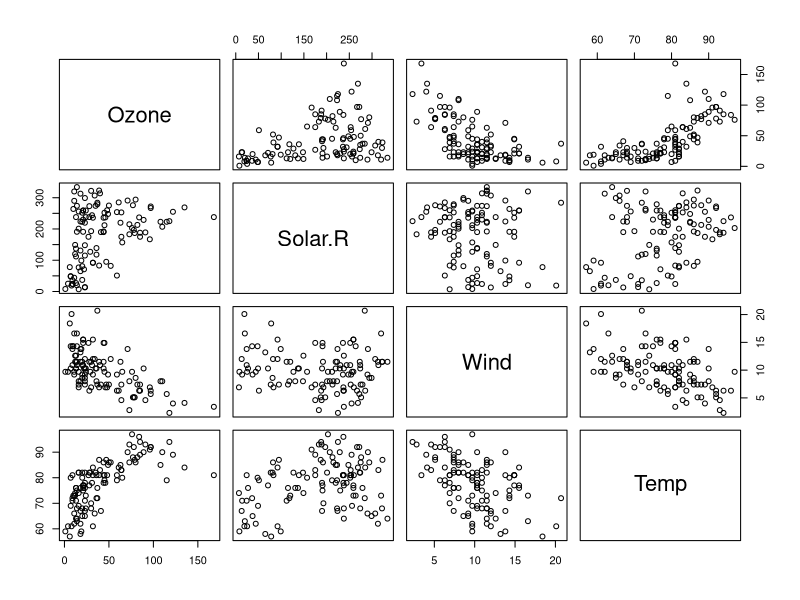
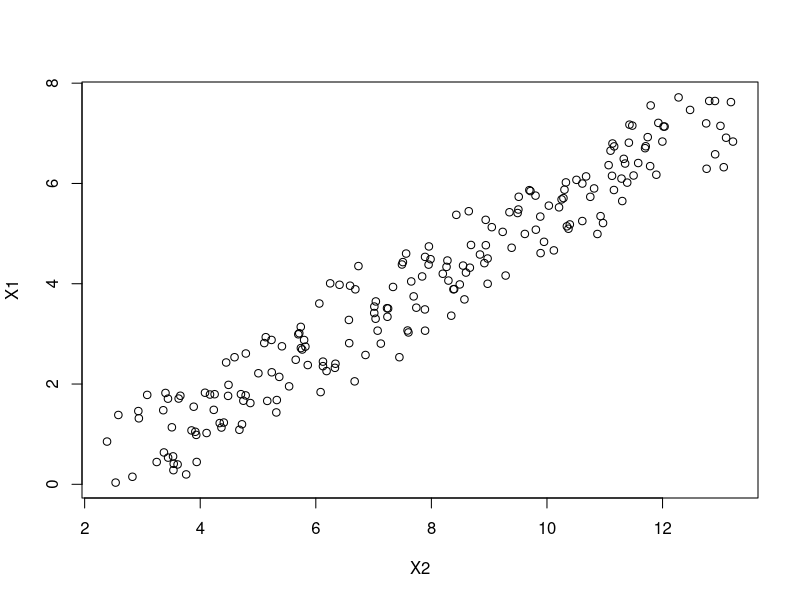
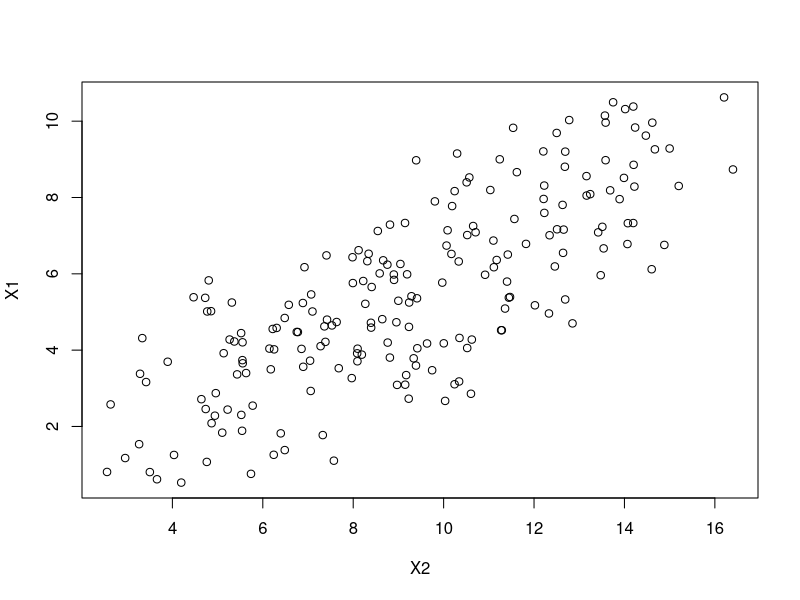
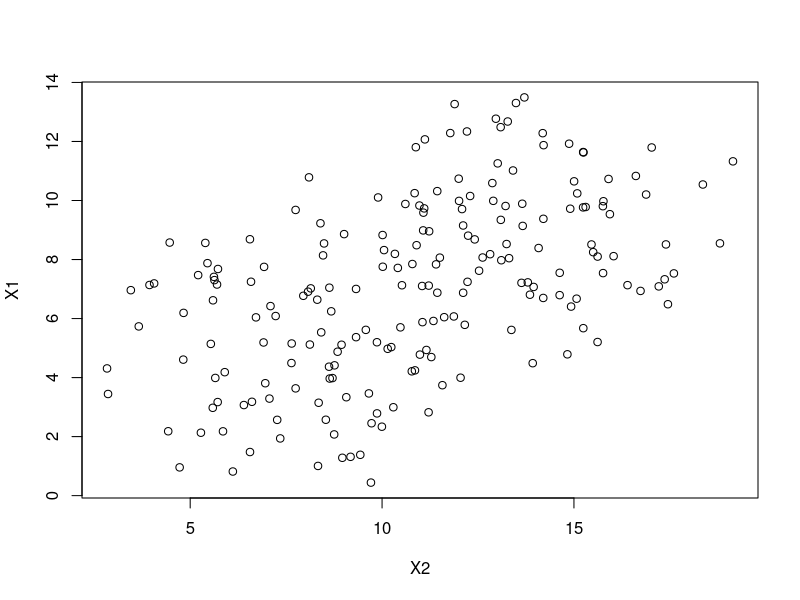
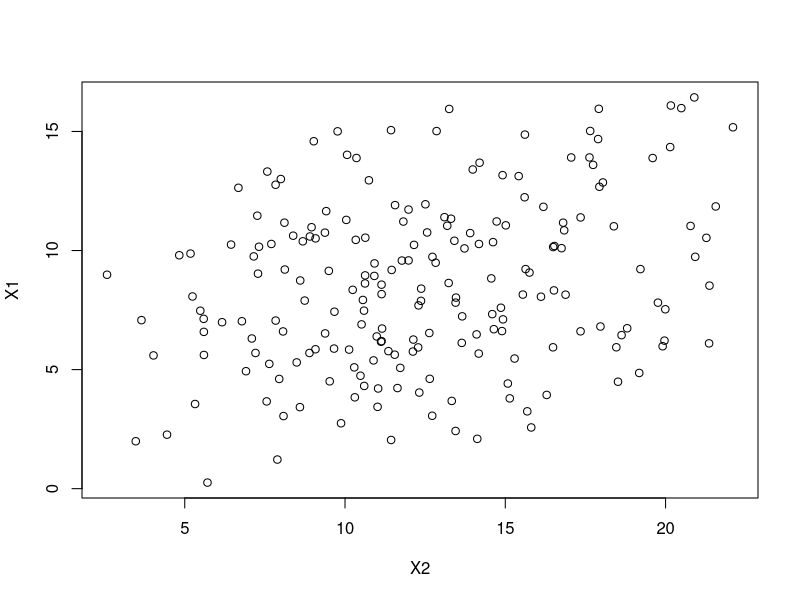

Write R code to recreate these figures, in order.
data("airquality")
head(airquality,15)
library(dplyr)
airquality1=airquality %>%
  subset(is.na(Solar.R)==FALSE & is.na(Ozone)==FALSE)
head(airquality1)
pairs(airquality1[,c(1:4)])
cor(airquality[,c(1:4)], use="na.or.complete")

# Exercise 1
Y=seq(from=0,to=20,by=0.1)
X1=(Y-2)/3+runif(length(Y),min=0.5,max=2)
X2=(Y+3)/2+runif(length(Y),min=0.5,max=2)
df=as.data.frame(cbind(Y,X1,X2))
summary(lm(Y~X1,data=df))    # Estimate X1=2.83209
summary(lm(Y~X2,data=df))    # Estimate X2=1.95685
summary(lm(Y~X1+X2,data=df)) # Estimate X1=0.82615; Estimate X2=1.41249
plot(X1~X2)
cor(X1,X2) # cor=0.9659445

Y=seq(from=0,to=20,by=0.1)
X1=(Y-2)/3+runif(length(Y),min=0.5,max=5)
X2=(Y+3)/2+runif(length(Y),min=0.5,max=5)
df=as.data.frame(cbind(Y,X1,X2))
summary(lm(Y~X1,data=df))    # Estimate X1=2.03994
summary(lm(Y~X2,data=df))    # Estimate X2=1.77750
summary(lm(Y~X1+X2,data=df)) # Estimate X1=0.87655; Estimate X2=1.26782
plot(X1~X2)
cor(X1,X2) # cor=0.7530003

Y=seq(from=0,to=20,by=0.1)
X1=(Y-2)/3+runif(length(Y),min=0.5,max=8)
X2=(Y+3)/2+runif(length(Y),min=0.5,max=8)
df=as.data.frame(cbind(Y,X1,X2))
summary(lm(Y~X1,data=df))    # Estimate X1=1.2953
summary(lm(Y~X2,data=df))    # Estimate X2=1.29108
summary(lm(Y~X1+X2,data=df)) # Estimate X1=0.71353; Estimate X2=1.02872
plot(X1~X2)
cor(X1,X2) # cor=0.5469083

Y=seq(from=0,to=20,by=0.1)
X1=(Y-2)/3+runif(length(Y),min=0.5,max=11)
X2=(Y+3)/2+runif(length(Y),min=0.5,max=11)
df=as.data.frame(cbind(Y,X1,X2))
summary(lm(Y~X1,data=df))    # Estimate X1=0.86582
summary(lm(Y~X2,data=df))    # Estimate X2=0.93054
summary(lm(Y~X1+X2,data=df)) # Estimate X1=0.61824; Estimate X2=0.74001
plot(X1~X2)
cor(X1,X2) # cor=0.3247468
## As the noise of X1 and X2 increases (less correlated between X1 and X2),
## the difference of coefficient estimate between model with single predictor variable and model with two predictor variables decreases.
## Which shows that multi-collinearity (predictor variables are highly correlated with each other)
## will make it difficult to interpret the effect of each idividual predictor variable on response variables when other predictors are held constant

# Exercise 2
mod1=lm(Temp~Wind,data=airquality1)
summary(mod1)
mod2=lm(Temp~Wind+Solar.R,data=airquality1)
summary(mod2)
mod3=lm(Temp~Wind+Solar.R+Ozone,data=airquality1)
summary(mod3)

res1=residuals(mod1)
RSS1=sum(res1^2) # RSS1=7520.672
n=111
p1=2
res2=residuals(mod2)
RSS2=sum(res2^2) # RSS2=6979.596
n=111
p2=3
res3=residuals(mod3)
RSS3=sum(res3^2) # RSS3=4996.601
n=111
p3=4
## F statistics of mod1 and mod2
F12=(((RSS1-RSS2)/(p2-p1))/(RSS2/(n-p2))) # F12=8.373933
F23=(((RSS2-RSS3)/(p3-p2))/(RSS3/(n-p3))) # F23=42.46303
F13=(((RSS1-RSS3)/(p3-p1))/(RSS3/(n-p3))) # F13=27.02593
p12=(1-pf(F12,1,108)) # p12=0.004605629
p23=(1-pf(F23,1,107)) # p23=2.423506e-09
p13=(1-pf(F13,2,107)) # p13=3.157663e-10
### From RSS, we can tell that RSS3<RSS2<RSS1, which means mod3 explains more response variables than mod2 and mod1.
### Based on p-value<0.05, three models are significantly different from one another.
### Therefore, mod3 explains significantly greater amount of response variances comparing to mod2 and to mod1
### because the probability for mod1 to explain the same amount of variances as mod3 is 3.157663e-10
### and the probability for mod2 to explain the same amount of variances as mod3 is 2.423506e-09
### And thus, mod3 can provide resonable estimate of regreassion coefficients.

# Exercise 3
AIC(mod1) # AIC(mod1)=788.9671
AIC(mod2) # AIC(mod2)=782.6779
AIC(mod3) # AIC(mod3)=747.5795
## AIC(mod1)-AIC(mod2)=6.2892
## AIC(mod2)-AIC(mod3)=35.0984
## AIC(mod1)-AIC(mod3)=41.3876
### The smaller the AIC is, the less information is being lost.
### mod3 has the smallest AIC, and the differences between mod3 and mod2, and between mod3 and mod1 are greatern than 10.
### Therefore, mod3 is significantly different from mod1 and mod2, and performs better than mod1 and mod2.
